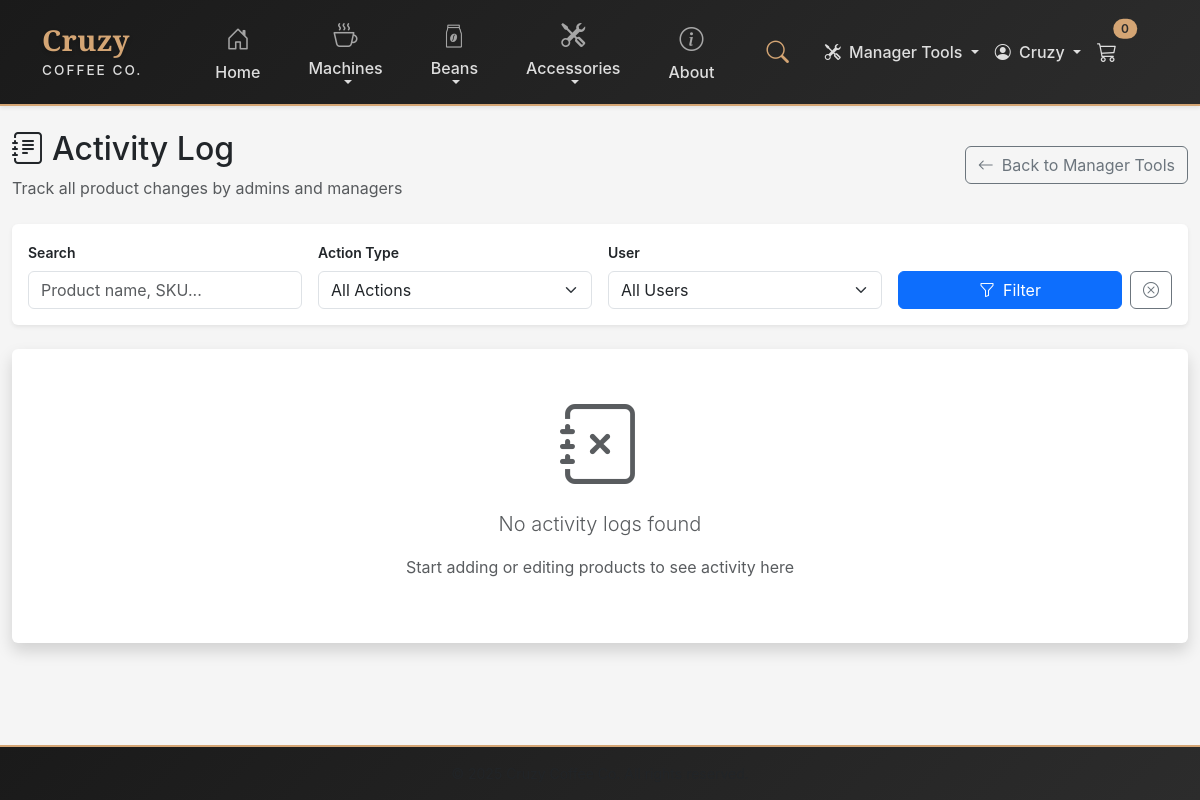
/activity-log (signed in), run on an earlier commit of the app's database.
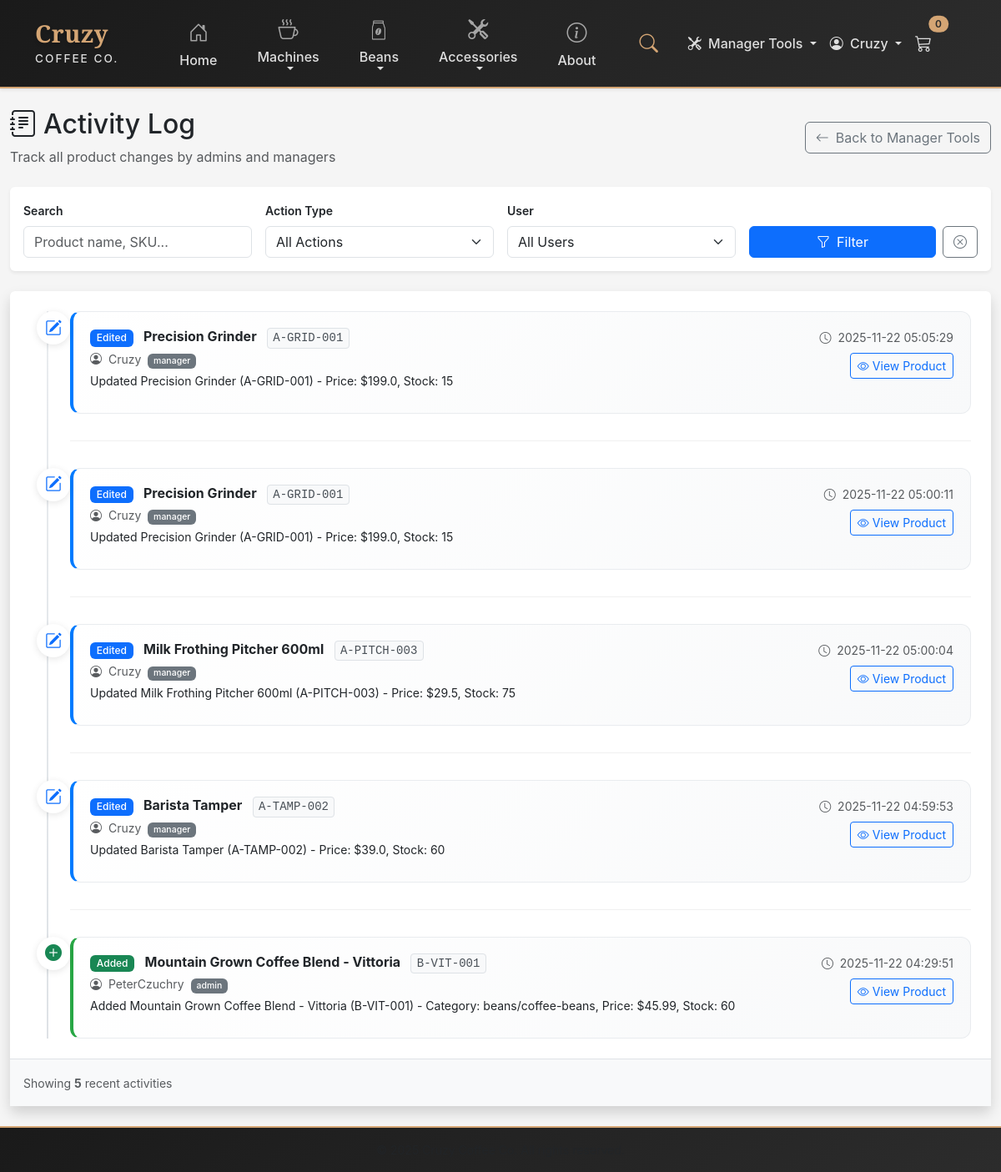
And on a later commit of the database.
### tables this page shows
CREATE TABLE activity_log (
            id INTEGER PRIMARY KEY AUTOINCREMENT,
            user_id INTEGER NOT NULL,
            user_name TEXT NOT NULL,
            user_role TEXT NOT NULL,
            action TEXT NOT NULL,
            product_id INTEGER,
            product_sku TEXT,
            product_name TEXT,
            details TEXT,
            timestamp DATETIME DEFAULT CURRENT_TIMESTAMP,
            FOREIGN KEY (user_id) REFERENCES users (id)
        );

### app.py (the view)
@app.route("/activity-log")
@login_required
def activity_log():
    if session.get('user_role') != 'manager':
        flash("Access denied. Manager privileges required.", "danger")
        return redirect(url_for('index'))
    filter_action = request.args.get('action', '')
    filter_user = request.args.get('user', '')
    search_query = request.args.get('search', '')
    conn = get_db_connection()
    query = "SELECT * FROM activity_log WHERE 1=1"
    params = []
    if filter_action:
        query += " AND action = ?"
        params.append(filter_action)
    if filter_user:
        query += " AND user_name = ?"
        params.append(filter_user)
    if search_query:
        query += " AND (product_name LIKE ? OR product_sku LIKE ? OR details LIKE ?)"
        params.extend([f'%{search_query}%', f'%{search_query}%', f'%{search_query}%'])
    query += " ORDER BY timestamp DESC LIMIT 200"
    logs = conn.execute(query, params).fetchall()
    all_users = conn.execute("""
        SELECT DISTINCT user_name FROM activity_log ORDER BY user_name
    """).fetchall()
    conn.close()
    return render_template('activity_log.html',
                         logs=logs,
                         all_users=all_users,
                         filter_action=filter_action,
                         filter_user=filter_user,
                         search_query=search_query,
                         year=datetime.now().year)

### templates/activity_log.html (shortened to what this page needs)
{% extends "base.html" %}
{% block content %}
<div class="container-fluid py-4">
    <div class="row">
        <div class="col-12">
            <div class="d-flex justify-content-between align-items-center mb-4">
                <div>
                    <h2><i class="bi bi-journal-text me-2"></i>Activity Log</h2>
                    <p class="text-muted mb-0">Track all product changes by admins and managers</p>
                </div>
                <a href="{{ url_for('manage_staff') }}" class="btn btn-outline-secondary">
                    <i class="bi bi-arrow-left me-2"></i>Back to Manager Tools
                </a>
            </div>
            <div class="card shadow-sm mb-4">
                <div class="card-body">
                    <form method="get" action="{{ url_for('activity_log') }}">
                        <div class="row g-3">
                            <div class="col-md-3">
                                <label class="form-label small fw-semibold">Search</label>
                                <input type="text"
                                       name="search"
                                       class="form-control"
                                       placeholder="Product name, SKU..."
                                       value="{{ search_query }}">
                            </div>
                            <div class="col-md-3">
                                <label class="form-label small fw-semibold">Action Type</label>
                                <select name="action" class="form-select">
                                    <option value="">All Actions</option>
                                </select>
                            </div>
                            <div class="col-md-3">
                                <label class="form-label small fw-semibold">User</label>
                                <select name="user" class="form-select">
                                    <option value="">All Users</option>
                                </select>
                            </div>
                            <div class="col-md-3 d-flex align-items-end">
                                <button type="submit" class="btn btn-primary w-100 me-2">
                                    <i class="bi bi-funnel me-2"></i>Filter
                                </button>
                                <a href="{{ url_for('activity_log') }}" class="btn btn-outline-secondary">
                                    <i class="bi bi-x-circle"></i>
                                </a>
                            </div>
                        </div>
                    </form>
                </div>
            </div>
            <div class="card shadow">
                <div class="card-body p-0">
                    {% if logs %}
                    <div class="activity-log-container" style="max-height: 70vh; overflow-y: auto;">
                        <div class="timeline">
                            {% for log in logs %}
                            <div class="timeline-item {% if log.action == 'PRODUCT_ADDED' %}timeline-added{% elif log.action == 'PRODUCT_EDITED' %}timeline-edited{% else %}timeline-deleted{% endif %}">
                                <div class="timeline-marker">
                                    {% if log.action == 'PRODUCT_ADDED' %}
                                    <i class="bi bi-plus-circle-fill text-success"></i>
                                    {% elif log.action == 'PRODUCT_EDITED' %}
                                    <i class="bi bi-pencil-square text-primary"></i>
                                    {% else %}
                                    <i class="bi bi-trash-fill text-danger"></i>
                                    {% endif %}
                                </div>
                                <div class="timeline-content">
                                    <div class="d-flex justify-content-between align-items-start mb-2">
                                        <div>
                                            <h6 class="mb-1">
                                                {% if log.action == 'PRODUCT_ADDED' %}
                                                <span class="badge bg-success me-2">Added</span>
                                                {% elif log.action == 'PRODUCT_EDITED' %}
                                                <span class="badge bg-primary me-2">Edited</span>
                                                {% else %}
                                                <span class="badge bg-danger me-2">Deleted</span>
                                                {% endif %}
                                                <strong>{{ log.product_name }}</strong>
                                                {% if log.product_sku %}
                                                <code class="ms-2 small">{{ log.product_sku }}</code>
                                                {% endif %}
                                            </h6>
                                            <p class="text-muted small mb-1">
                                                <i class="bi bi-person-circle me-1"></i>
                                                {{ log.user_name }}
                                                <span class="badge bg-secondary ms-1">{{ log.user_role }}</span>
                                            </p>
                                            <p class="mb-0 small">{{ log.details }}</p>
                                        </div>
                                        <div class="text-end">
                                            <small class="text-muted d-block mb-2">
                                                <i class="bi bi-clock me-1"></i>
                                                {{ log.timestamp }}
                                            </small>
                                            {% if log.action != 'PRODUCT_DELETED' and log.product_sku %}
                                            <a href="{{ url_for('edit_product', sku=log.product_sku) }}"
                                               class="btn btn-sm btn-outline-primary">
                                                <i class="bi bi-eye me-1"></i>View Product
                                            </a>
                                            {% endif %}
                                        </div>
                                    </div>
                                </div>
                            </div>
                            {% endfor %}
                        </div>
                    </div>
                    <div class="p-3 bg-light border-top">
                        <small class="text-muted">
                            Showing <strong>{{ logs|length }}</strong> recent activities
                        </small>
                    </div>
                    {% else %}
                    <div class="text-center py-5">
                        <i class="bi bi-journal-x display-1 text-muted"></i>
                        <p class="lead text-muted mt-3">No activity logs found</p>
                        <p class="text-muted">Start adding or editing products to see activity here</p>
                    </div>
                    {% endif %}
                </div>
            </div>
        </div>
    </div>
</div>
{% endblock %}

### templates/base.html (shortened to what this page needs)
<!DOCTYPE html>
<html lang="en">
<head>
    <link href="https://cdn.jsdelivr.net/npm/bootstrap@5.3.0/dist/css/bootstrap.min.css" rel="stylesheet">
    <link rel="stylesheet" href="https://cdn.jsdelivr.net/npm/bootstrap-icons@1.11.0/font/bootstrap-icons.css">
    <link rel="stylesheet" href="{{ url_for('static', filename='css/styles.css') }}">
</head>
<body class="site-bg text-dark d-flex flex-column min-vh-100">
    <nav class="navbar navbar-expand-lg navbar-light site-nav shadow-sm">
        <div class="container">
            <a class="navbar-brand fw-bold" href="{{ url_for('index') }}">
                <span class="brand-text">
                    <span class="brand-cruzy">Cruzy</span>
                    <span class="brand-coffee">Coffee Co.</span>
                </span>
            </a>
            <div class="collapse navbar-collapse" id="navbarNav">
                <ul class="navbar-nav mx-auto">
                    <li class="nav-item nav-item-icon px-3">
                        <a class="nav-link" href="{{ url_for('index') }}">
                            <div class="nav-icon">
                                <i class="bi bi-house-door"></i>
                            </div>
                            <span class="nav-text">Home</span>
                        </a>
                    </li>
                    <li class="nav-item nav-item-icon dropdown dropdown-mega px-3">
                        <a class="nav-link dropdown-toggle" href="#" id="machinesDropdown" role="button"
                           data-bs-toggle="dropdown" data-bs-auto-close="outside">
                            <div class="nav-icon">
                                <i class="bi bi-cup-hot"></i>
                            </div>
                            <span class="nav-text">Machines</span>
                        </a>
                    </li>
                    <li class="nav-item nav-item-icon dropdown dropdown-mega px-3">
                        <a class="nav-link dropdown-toggle" href="#" id="beansDropdown" role="button"
                        data-bs-toggle="dropdown" data-bs-auto-close="outside">
                            <div class="nav-icon">
                                <img src="{{ url_for('static', filename='img/bean_icon.png') }}"
                                    alt="Beans"
                                    class="nav-icon-img">
                            </div>
                            <span class="nav-text">Beans</span>
                        </a>
                    </li>
                    <li class="nav-item nav-item-icon dropdown dropdown-mega px-3">
                        <a class="nav-link dropdown-toggle" href="#" id="accessoriesDropdown" role="button"
                           data-bs-toggle="dropdown" data-bs-auto-close="outside">
                            <div class="nav-icon">
                                <i class="bi bi-tools"></i>
                            </div>
                            <span class="nav-text">Accessories</span>
                        </a>
                    </li>
                    <li class="nav-item nav-item-icon px-3">
                        <a class="nav-link" href="{{ url_for('about') }}">
                            <div class="nav-icon">
                                <i class="bi bi-info-circle"></i>
                            </div>
                            <span class="nav-text">About</span>
                        </a>
                    </li>
                    <li class="nav-item">
                        <div class="search-container" id="searchContainer">
                            <button class="search-icon-btn" id="searchIconBtn" type="button">
                                <i class="bi bi-search"></i>
                            </button>
                        </div>
                    </li>
                <ul class="navbar-nav ms-auto align-items-center">
                    {% if session.user_role in ['admin', 'manager'] %}
                        <li class="nav-item dropdown">
                            <a class="nav-link dropdown-toggle" href="#" id="adminDropdown" role="button" data-bs-toggle="dropdown">
                                <i class="bi bi-tools me-1"></i>
                                {% if session.user_role == 'manager' %}Manager Tools{% else %}Admin Tools{% endif %}
                            </a>
                        </li>
                    {% endif %}
                    {% if session.user_id %}
                        <li class="nav-item dropdown">
                            <a class="nav-link dropdown-toggle" href="#" id="accountDropdown" role="button" data-bs-toggle="dropdown">
                                <i class="bi bi-person-circle me-1"></i>
                                {{ session.user_name }}
                            </a>
                        </li>
                    {% endif %}
                    <li class="nav-item dropdown">
                        <a class="nav-link position-relative" href="#" id="cartDropdown" role="button"
                           data-bs-toggle="dropdown" data-bs-auto-close="outside">
                            <i class="bi bi-cart3 fs-5"></i>
                            {% set cart = session.get('cart', {}) %}
                            {% set cart_count = cart.values()|map(attribute='quantity')|sum if cart else 0 %}
                            <span id="mini-cart-count" class="position-absolute top-0 start-100 translate-middle badge rounded-pill bg-danger">
                                {{ cart_count }}
                            </span>
                        </a>
                            {% set cart = session.get('cart', {}) %}
                            {% set cart_total = namespace(value=0) %}
                            {% for key, item in cart.items() %}
                                {% set cart_total.value = cart_total.value + (item.price * item.quantity) %}
                            {% endfor %}
                            {% set cart_count = cart.values()|map(attribute='quantity')|sum if cart else 0 %}
                    </li>
                </ul>
            </div>
        </div>
    </nav>
    {% block content %}{% endblock %}
    <footer class="site-footer mt-auto py-3">
        <div class="container text-center text-muted small">
        </div>
    </footer>
</body>
</html>

What changed in the data, as far as the page shows it:
added activity_log: action "PRODUCT_EDITED" (drawn), product_name "Precision Grinder", product_sku "A-GRID-001", user_name "Cruzy", user_role "manager", details "Updated Precision Grinder (A-GRID-001) - Price: $199.0, Stock: 15", timestamp "2025-11-22 05:05:29"
added activity_log: action "PRODUCT_EDITED" (drawn), product_name "Precision Grinder", product_sku "A-GRID-001", user_name "Cruzy", user_role "manager", details "Updated Precision Grinder (A-GRID-001) - Price: $199.0, Stock: 15", timestamp "2025-11-22 05:00:11"
added activity_log: action "PRODUCT_EDITED" (drawn), product_name "Milk Frothing Pitcher 600ml", product_sku "A-PITCH-003", user_name "Cruzy", user_role "manager", details "Updated Milk Frothing Pitcher 600ml (A-PITCH-003) - Price: $29.5, Stock: 75", timestamp "2025-11-22 05:00:04"
added activity_log: action "PRODUCT_EDITED" (drawn), product_name "Barista Tamper", product_sku "A-TAMP-002", user_name "Cruzy", user_role "manager", details "Updated Barista Tamper (A-TAMP-002) - Price: $39.0, Stock: 60", timestamp "2025-11-22 04:59:53"
added activity_log: action "PRODUCT_ADDED" (drawn), product_name "Mountain Grown Coffee Blend - Vittoria", product_sku "B-VIT-001", user_name "PeterCzuchry", user_role "admin", details "Added Mountain Grown Coffee Blend - Vittoria (B-VIT-001) - Category: beans/coffee-beans, Price: $45.99, Stock: 60", timestamp "2025-11-22 04:29:51"
Also different on the page:
{{ logs|length }}: (not shown) → "5"
text no longer shown: "No activity logs found Start adding or editing products to see activity here"
text now shown: "Showing recent activities"
